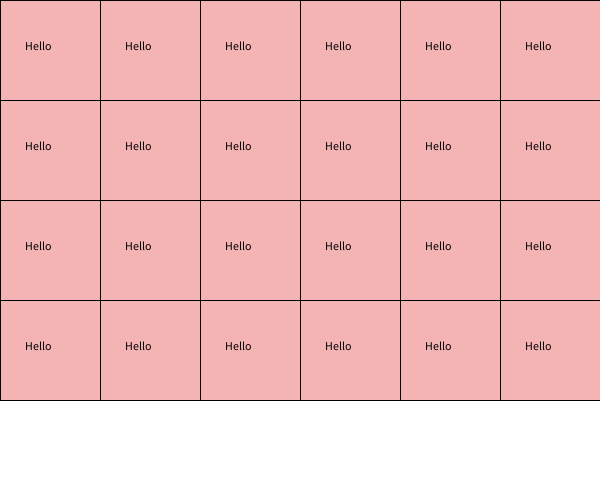
Frame 1 (no input)
Frame 60 (the mouse pressed at the canvas centre just before this capture): identical to frame 1, image omitted
Frame 120 (the mouse held since frame 60 and released just before this capture): identical to frame 1, image omitted

The Processing sketch that drew this single still picture (run headless with seeded random() and noise(); from frame 60 on, the mouse is pressed at the canvas centre):

// Processing sketch: week11_1_random_seat
// ── week11_1_random_seat.pde
void setup(){
  size(600,500);
}
void draw(){
  background(255);
  for(int i=0;i<4;i++){
   for(int j=0;j<6;j++){
     fill(#F5B4B4); rect(j*100,i*100,100,100);
     fill(0); text("Hello",j*100+25,i*100+50);
   }
  }
}
